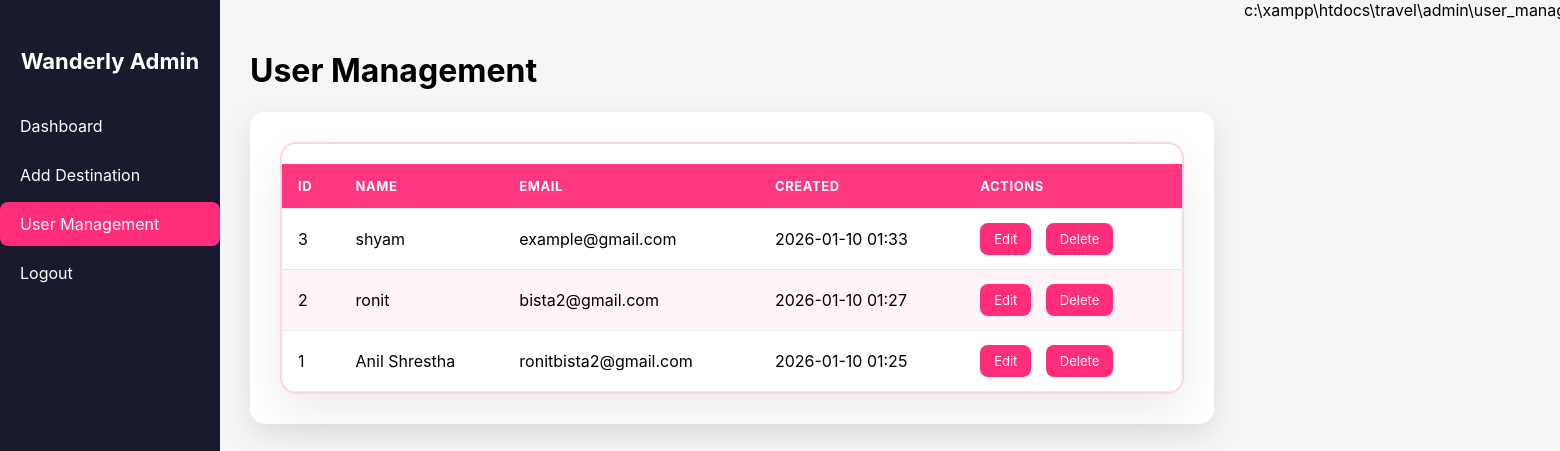
/admin/user_management.php (signed in), run on the app's committed database.
### tables this page shows
CREATE TABLE `website_users` (
  `id` int(11) NOT NULL,
  `name` varchar(100) NOT NULL,
  `email` varchar(100) NOT NULL,
  `password` varchar(255) NOT NULL,
  `created_at` timestamp NOT NULL DEFAULT current_timestamp()
);

### admin/user_management.php (the view, shortened to what this page needs)
<?php
include '../database/dbconnection.php';
$users = $conn->query("SELECT * FROM website_users ORDER BY created_at DESC");
?>
<!DOCTYPE html>
<html lang="en">
<head>
</head>
<body>
<?php
include 'aside.php';
?>
<div class="main-content">
    <h1>User Management</h1>
    <div class="panel">
        <div class="table-wrapper">
          <table>
            <thead>
              <tr>
                <th>ID</th>
                <th>Name</th>
                <th>Email</th>
                <th>Created</th>
                <th>Actions</th>
              </tr>
            </thead>
            <tbody>
              <?php while($user = $users->fetch_assoc()): ?>
                <tr>
                  <td><?php echo (int)$user['id']; ?></td>
                  <td><?php echo htmlspecialchars($user['name']); ?></td>
                  <td><?php echo htmlspecialchars($user['email']); ?></td>
                  <td><?php echo htmlspecialchars(date('Y-m-d H:i', strtotime($user['created_at']))); ?></td>
                  <td class="actions">
                    <a class="edit" href="edit_user.php?id=<?php echo $user['id']; ?>">Edit</a>
                    <a class="delete" href="?action=delete&user_id=<?php echo $user['id']; ?>" onclick="return confirm('Delete this user?');">Delete</a>
                  </td>
                </tr>
              <?php endwhile; ?>
            </tbody>
          </table>
        </div>
    </div>
</div>
</body>
</html>
<parameter name="filePath">c:\xampp\htdocs\travel\admin\user_management.php

### admin/user_management.php (style rules this page uses)
body { font-family: 'Inter', sans-serif; margin: 0; background: #f4f6f8; display: flex; }
.main-content { margin-left: 220px; padding: 30px; width: 100%; }
.panel { background: white; border-radius: 15px; box-shadow: 0 10px 30px rgba(0,0,0,0.1); padding: 30px; }
.table-wrapper { max-height: 580px; overflow-y: auto; border-radius: 16px; border: 2px solid rgba(255,45,122,0.2); box-shadow: 0 18px 45px rgba(0,0,0,0.08); }
table { width: 100%; border-collapse: collapse; margin-top: 20px; min-width: 900px; }
th, td { padding: 14px 16px; text-align: left; border-bottom: 1px solid rgba(0,0,0,0.08); }
th { background: rgba(255,45,122,0.95); color: white; position: sticky; top: 0; z-index: 10; text-transform: uppercase; letter-spacing: 0.6px; font-size: 13px; }
tbody tr:nth-child(even) { background: rgba(255,45,122,0.05); }
.actions a { display: inline-block; margin-right: 10px; padding: 8px 14px; background: #ff2d7a; color: white; border-radius: 8px; font-size: 13px; text-decoration: none; transition: 0.2s; }

### admin/aside.php (style rules this page uses)
.main-content { margin-left: 220px; padding: 30px; width: 100%; }

### data on the page
website_users: id "3", name "shyam", email "example@gmail.com", created_at "2026-01-10 01:33"
website_users: id "2", name "ronit", email "bista2@gmail.com", created_at "2026-01-10 01:27"
website_users: id "1", name "Anil Shrestha", email "ronitbista2@gmail.com", created_at "2026-01-10 01:25"
